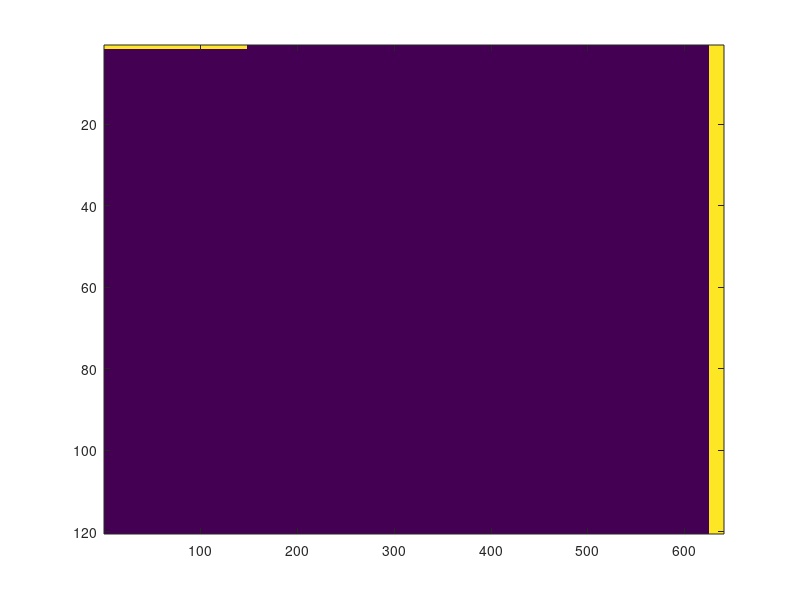
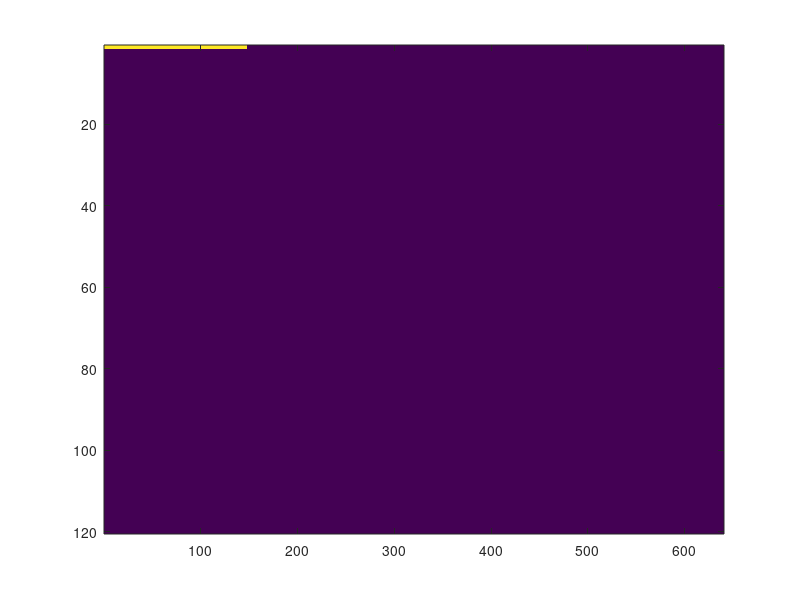

Reproduce these figures in MATLAB, in order.
%
clear all
close all
%

prec='real*8';
ieee='b';

mask = zeros(640,900,120);
mask(1:148,1:900,1)=1;
mask(626:640,1:900,1:120)=1;
figure(1)
imagesc(squeeze(mask(:,1,:))');
fid=fopen('rbcs_mask.bin','w',ieee); fwrite(fid,mask,prec); fclose(fid);

relax= zeros(640,900,120);
relax(1:148,1:900,1)=1;
figure(2)
imagesc(squeeze(relax(:,1,:))')
fid=fopen('rbcs_Tr1_fld.bin','w',ieee); fwrite(fid,relax,prec); fclose(fid);